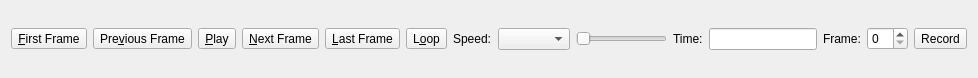
<?xml version="1.0" encoding="UTF-8"?>
<ui version="4.0">
 <class>LivePlayerWidget</class>
 <widget class="QWidget" name="LivePlayerWidget">
  <property name="geometry">
   <rect>
    <x>0</x>
    <y>0</y>
    <width>978</width>
    <height>78</height>
   </rect>
  </property>
  <property name="sizePolicy">
   <sizepolicy hsizetype="MinimumExpanding" vsizetype="Preferred">
    <horstretch>0</horstretch>
    <verstretch>0</verstretch>
   </sizepolicy>
  </property>
  <layout class="QHBoxLayout" name="horizontalLayout_3">
   <item>
    <widget class="QToolButton" name="VCRFirstFrame">
     <property name="text">
      <string>&amp;First Frame</string>
     </property>
     <property name="icon">
      <iconset>
       <normaloff>:/pqWidgets/Icons/pqVcrFirst.svg</normaloff>:/pqWidgets/Icons/pqVcrFirst.svg</iconset>
     </property>
     <property name="shortcut">
      <string>Ctrl+Left</string>
     </property>
    </widget>
   </item>
   <item>
    <widget class="QToolButton" name="VCRPreviousFrame">
     <property name="text">
      <string>Pre&amp;vious Frame</string>
     </property>
     <property name="icon">
      <iconset>
       <normaloff>:/pqWidgets/Icons/pqVcrBack.svg</normaloff>:/pqWidgets/Icons/pqVcrBack.svg</iconset>
     </property>
     <property name="shortcut">
      <string>Left</string>
     </property>
    </widget>
   </item>
   <item>
    <widget class="QToolButton" name="VCRPlay">
     <property name="text">
      <string>&amp;Play</string>
     </property>
     <property name="icon">
      <iconset>
       <normaloff>:/pqWidgets/Icons/pqVcrPlay.svg</normaloff>:/pqWidgets/Icons/pqVcrPlay.svg</iconset>
     </property>
     <property name="shortcut">
      <string>Space</string>
     </property>
    </widget>
   </item>
   <item>
    <widget class="QToolButton" name="VCRNextFrame">
     <property name="text">
      <string>&amp;Next Frame</string>
     </property>
     <property name="icon">
      <iconset>
       <normaloff>:/pqWidgets/Icons/pqVcrForward.svg</normaloff>:/pqWidgets/Icons/pqVcrForward.svg</iconset>
     </property>
     <property name="shortcut">
      <string>Right</string>
     </property>
    </widget>
   </item>
   <item>
    <widget class="QToolButton" name="VCRLastFrame">
     <property name="text">
      <string>&amp;Last Frame</string>
     </property>
     <property name="icon">
      <iconset>
       <normaloff>:/pqWidgets/Icons/pqVcrLast.svg</normaloff>:/pqWidgets/Icons/pqVcrPlay.svg</iconset>
     </property>
     <property name="shortcut">
      <string>Ctrl+Right</string>
     </property>
    </widget>
   </item>
   <item>
    <widget class="QToolButton" name="VCRLoop">
     <property name="toolTip">
      <string>Loop</string>
     </property>
     <property name="text">
      <string>L&amp;oop</string>
     </property>
     <property name="icon">
      <iconset>
       <normaloff>:/pqWidgets/Icons/pqVcrLoop.svg</normaloff>:/pqWidgets/Icons/pqVcrLoop.svg</iconset>
     </property>
     <property name="checkable">
      <bool>true</bool>
     </property>
    </widget>
   </item>
   <item>
    <widget class="QLabel" name="label">
     <property name="text">
      <string>Speed:</string>
     </property>
    </widget>
   </item>
   <item>
    <widget class="QComboBox" name="VCRSpeed"/>
   </item>
   <item>
    <widget class="QSlider" name="FrameSlider">
     <property name="orientation">
      <enum>Qt::Horizontal</enum>
     </property>
    </widget>
   </item>
   <item>
    <widget class="QLabel" name="TimeLabel">
     <property name="text">
      <string>Time:</string>
     </property>
    </widget>
   </item>
   <item>
    <widget class="lqTimestampLineEdit" name="TimeLineEdit">
     <property name="sizePolicy">
      <sizepolicy hsizetype="Minimum" vsizetype="Fixed">
       <horstretch>0</horstretch>
       <verstretch>0</verstretch>
      </sizepolicy>
     </property>
     <property name="alignment">
      <set>Qt::AlignCenter</set>
     </property>
    </widget>
   </item>
   <item>
    <widget class="QLabel" name="FrameLabel">
     <property name="text">
      <string>Frame:</string>
     </property>
    </widget>
   </item>
   <item>
    <widget class="pqSpinBox" name="FrameSpinBox"/>
   </item>
   <item>
    <widget class="QToolButton" name="VCRRecord">
     <property name="text">
      <string>Record</string>
     </property>
     <property name="icon">
      <iconset>
       <normaloff>:/lqResources/Icons/lqVcrRecord.svg</normaloff>:/lqResources/Icons/lqVcrRecord.svg</iconset>
     </property>
     <property name="shortcut">
      <string>R</string>
     </property>
     <property name="checkable">
      <bool>true</bool>
     </property>
    </widget>
   </item>
  </layout>
 </widget>
 <customwidgets>
  <customwidget>
   <class>pqSpinBox</class>
   <extends>QSpinBox</extends>
   <header>pqSpinBox.h</header>
  </customwidget>
  <customwidget>
   <class>lqTimestampLineEdit</class>
   <extends>QLineEdit</extends>
   <header>lqTimestampLineEdit.h</header>
  </customwidget>
 </customwidgets>
 <resources/>
 <connections/>
</ui>
